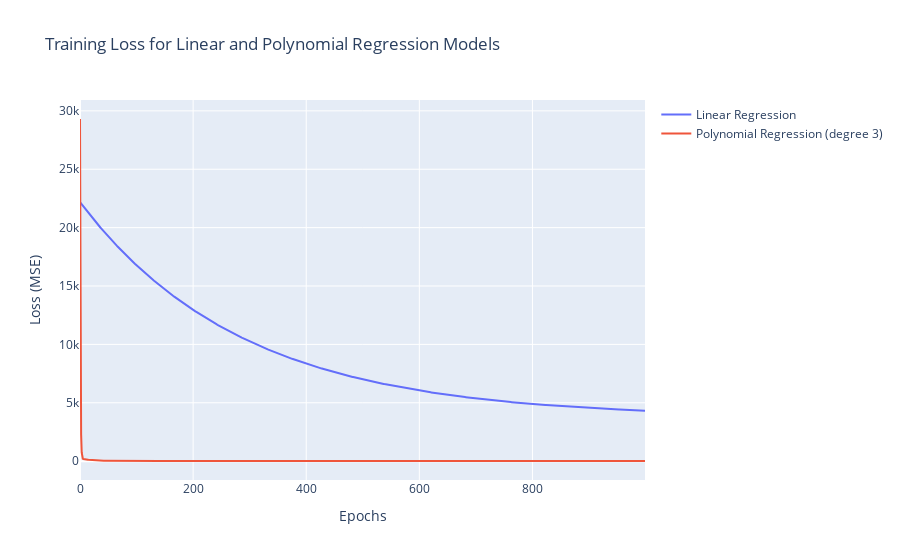

Here is the notebook cell this chart was saved with:
### Code cell
fig = go.Figure()

fig.add_trace(go.Scatter(x=np.arange(len(linear_loss)), y=linear_loss, mode='lines', name='Linear Regression'))
fig.add_trace(go.Scatter(x=np.arange(len(poly_loss)), y=poly_loss, mode='lines', name='Polynomial Regression (degree 3)'))

fig.update_layout(
    title="Training Loss for Linear and Polynomial Regression Models",
    xaxis=dict(title="Epochs"),
    yaxis=dict(title="Loss (MSE)"),
    showlegend=True
)

fig.show(config=dict(scrollZoom=True))

print("Linear Regression Model Parameters:")
for param in linear_model.parameters():
    print(param)

print("\nPolynomial Regression Model Parameters:")
for param in poly_model.parameters():
    print(param)

### Figure 1 — Plotly figure (JSON) as saved in the notebook; plotly's stock layout.template omitted (floating-point values rounded to 4 significant figures; data arrays with more than 128 entries replaced by an {"elided": "..."} marker saying what was removed)
{"data": [{"mode": "lines", "name": "Linear Regression", "type": "scatter", "x": {"elided": "1000 int values"}, "y": {"elided": "1000 float values"}}, {"mode": "lines", "name": "Polynomial Regression (degree 3)", "type": "scatter", "x": {"elided": "1000 int values"}, "y": {"elided": "1000 float values"}}], "layout": {"showlegend": true, "title": {"text": "Training Loss for Linear and Polynomial Regression Models"}, "xaxis": {"title": {"text": "Epochs"}}, "yaxis": {"title": {"text": "Loss (MSE)"}}}}
